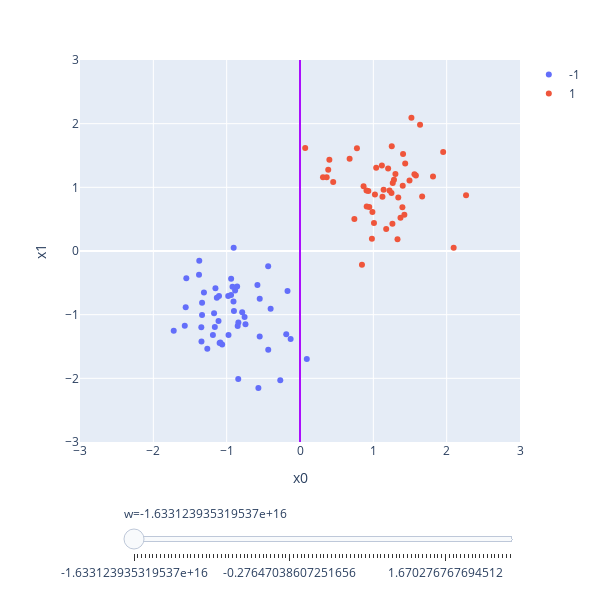

Here is the notebook cell this chart was saved with:
### Markdown cell above
How to use a linear model for classification?

### Code cell
from sklearn.datasets import make_blobs
import plotly.express as px
import plotly.graph_objects as go

X, y = make_blobs(n_samples=100, centers=[[-1, -1], [1, 1]],
                  random_state=1, cluster_std=0.5)
y = np.where(y == 0, -1, 1)

# add an interactive classification line
a = np.linspace(-np.pi/2, np.pi/2, 100)
points = []
for ai in a:
    x00, x01 = -5 * np.cos(ai), 5 * np.cos(ai)
    x10, x11 = -5 * np.sin(ai), 5 * np.sin(ai)
    wi = np.tan(ai)
    points.append([x00, x10, wi])
    points.append([x01, x11, wi])

clf_line = pd.DataFrame(points, columns=['x0', 'x1', 'w'])
fig = px.line(clf_line, x='x0', y='x1', animation_frame='w',
              color_discrete_sequence=px.colors.qualitative.Alphabet,
              width=600, height=600, range_x=[-3, 3], range_y=[-3, 3])

# plot the data points
df = pd.DataFrame(X, columns=['x0', 'x1']).join(
    pd.Series(y, name='target'))
fig.add_traces(px.scatter(df, x='x0', y='x1', color=y.astype(str)).data)

fig.layout.pop('updatemenus')
fig

### Figure 1 — Plotly figure (JSON) as saved in the notebook; plotly's stock layout.template omitted (floating-point values rounded to 4 significant figures)
{"data": [{"hovertemplate": "w=-1.633123935319537e+16<br>x0=%{x}<br>x1=%{y}<extra></extra>", "legendgroup": "", "line": {"color": "#AA0DFE", "dash": "solid"}, "marker": {"symbol": "circle"}, "mode": "lines", "name": "", "orientation": "v", "showlegend": false, "type": "scatter", "x": [-3.062e-16, 3.062e-16], "xaxis": "x", "y": [5, -5], "yaxis": "y"}, {"hovertemplate": "color=-1<br>x0=%{x}<br>x1=%{y}<extra></extra>", "legendgroup": "-1", "marker": {"color": "#636efa", "symbol": "circle"}, "mode": "markers", "name": "-1", "orientation": "v", "showlegend": true, "type": "scatter", "x": [-1.264, -0.9391, -0.9789, -1.096, 0.09279, -1.346, -0.7435, -0.1276, -1.153, -0.9399, -0.8405, -1.061, -0.8499, -0.1701, -0.4005, -1.335, -0.7883, -0.2689, -0.9067, -1.55, -0.4342, -1.336, -0.5496, -0.885, -0.9045, -1.172, -1.086, -1.377, -1.111, -0.8572, -0.4331, -1.104, -1.559, -0.92, -0.1878, -1.31, -0.7557, -1.722, -1.134, -1.161, -0.9746, -0.5492, -0.8422, -1.344, -1.374, -1.571, -0.9009, -0.5805, -0.5673, -1.188], "xaxis": "x", "y": [-1.536, -0.4353, -0.7086, -1.444, -1.698, -1.198, -1.149, -1.381, -0.586, -0.6914, -1.125, -1.468, -1.176, -0.629, -0.9074, -0.8112, -0.9613, -2.03, -0.795, -0.4276, -0.2401, -1.006, -1.342, -0.619, 0.05013, -0.9782, -1.439, -0.3736, -1.1, -0.5574, -1.55, -0.7067, -0.8828, -0.5619, -1.306, -0.651, -1.038, -1.252, -0.7348, -1.192, -1.318, -0.7488, -2.011, -1.423, -0.1538, -1.175, -0.9405, -0.5344, -2.151, -1.319], "yaxis": "y"}, {"hovertemplate": "color=1<br>x0=%{x}<br>x1=%{y}<extra></extra>", "legendgroup": "1", "marker": {"color": "#EF553B", "symbol": "circle"}, "mode": "markers", "name": "1", "orientation": "v", "showlegend": true, "type": "scatter", "x": [0.9448, 1.26, 0.9095, 2.095, 1.396, 0.8669, 1.124, 1.58, 1.009, 1.022, 1.116, 1.252, 1.401, 0.3637, 1.248, 1.265, 1.039, 0.385, 0.3134, 1.175, 1.423, 1.37, 0.9877, 1.519, 0.4004, 1.202, 1.221, 1.434, 1.33, 0.7415, 0.07101, 1.493, 1.301, 1.561, 1.637, 2.264, 1.666, 1.405, 0.7764, 0.4525, 1.952, 0.9067, 0.6765, 1.814, 1.14, 1.281, 0.9807, 0.8449, 0.9318, 1.34], "xaxis": "x", "y": [0.6913, 0.4278, 0.698, 0.05182, 0.6882, 1.016, 0.8517, 1.185, 0.439, 0.8868, 1.341, 1.647, 1.023, 1.157, 0.9126, 1.069, 1.309, 1.275, 1.158, 0.3439, 0.5702, 0.5231, 0.6124, 2.093, 1.432, 1.297, 0.9499, 1.375, 0.1863, 0.5015, 1.618, 1.107, 1.21, 1.204, 1.984, 0.8757, 0.8563, 1.522, 1.612, 1.085, 1.556, 0.9491, 1.451, 1.169, 0.9634, 1.12, 0.1921, -0.2174, 0.9405, 0.8401], "yaxis": "y"}], "layout": {"height": 600, "legend": {"tracegroupgap": 0}, "margin": {"t": 60}, "sliders": [{"active": 0, "currentvalue": {"prefix": "w="}, "len": 0.9, "pad": {"b": 10, "t": 60}, "steps": [{"args": [["-1.633123935319537e+16"], {"frame": {"duration": 0, "redraw": false}, "fromcurrent": true, "mode": "immediate", "transition": {"duration": 0, "easing": "linear"}}], "label": "-1.633123935319537e+16", "method": "animate"}, {"args": [["-31.502100268964977"], {"frame": {"duration": 0, "redraw": false}, "fromcurrent": true, "mode": "immediate", "transition": {"duration": 0, "easing": "linear"}}], "label": "-31.502100268964977", "method": "animate"}, {"args": [["-15.735178176875575"], {"frame": {"duration": 0, "redraw": false}, "fromcurrent": true, "mode": "immediate", "transition": {"duration": 0, "easing": "linear"}}], "label": "-15.735178176875575", "method": "animate"}, {"args": [["-10.472473795143545"], {"frame": {"duration": 0, "redraw": false}, "fromcurrent": true, "mode": "immediate", "transition": {"duration": 0, "easing": "linear"}}], "label": "-10.472473795143545", "method": "animate"}, {"args": [["-7.835813153371813"], {"frame": {"duration": 0, "redraw": false}, "fromcurrent": true, "mode": "immediate", "transition": {"duration": 0, "easing": "linear"}}], "label": "-7.835813153371813", "method": "animate"}, {"args": [["-6.24955800291122"], {"frame": {"duration": 0, "redraw": false}, "fromcurrent": true, "mode": "immediate", "transition": {"duration": 0, "easing": "linear"}}], "label": "-6.24955800291122", "method": "animate"}, {"args": [["-5.188492686434975"], {"frame": {"duration": 0, "redraw": false}, "fromcurrent": true, "mode": "immediate", "transition": {"duration": 0, "easing": "linear"}}], "label": "-5.188492686434975", "method": "animate"}, {"args": [["-4.427522254827928"], {"frame": {"duration": 0, "redraw": false}, "fromcurrent": true, "mode": "immediate", "transition": {"duration": 0, "easing": "linear"}}], "label": "-4.427522254827928", "method": "animate"}, {"args": [["-3.854096989829584"], {"frame": {"duration": 0, "redraw": false}, "fromcurrent": true, "mode": "immediate", "transition": {"duration": 0, "easing": "linear"}}], "label": "-3.854096989829584", "method": "animate"}, {"args": [["-3.4056872388892487"], {"frame": {"duration": 0, "redraw": false}, "fromcurrent": true, "mode": "immediate", "transition": {"duration": 0, "easing": "linear"}}], "label": "-3.4056872388892487", "method": "animate"}, {"args": [["-3.044773343492748"], {"frame": {"duration": 0, "redraw": false}, "fromcurrent": true, "mode": "immediate", "transition": {"duration": 0, "easing": "linear"}}], "label": "-3.044773343492748", "method": "animate"}, {"args": [["-2.7474774194546216"], {"frame": {"duration": 0, "redraw": false}, "fromcurrent": true, "mode": "immediate", "transition": {"duration": 0, "easing": "linear"}}], "label": "-2.7474774194546216", "method": "animate"}, {"args": [["-2.4978792419768476"], {"frame": {"duration": 0, "redraw": false}, "fromcurrent": true, "mode": "immediate", "transition": {"duration": 0, "easing": "linear"}}], "label": "-2.4978792419768476", "method": "animate"}, {"args": [["-2.2849555634443637"], {"frame": {"duration": 0, "redraw": false}, "fromcurrent": true, "mode": "immediate", "transition": {"duration": 0, "easing": "linear"}}], "label": "-2.2849555634443637", "method": "animate"}, {"args": [["-2.1008311473433317"], {"frame": {"duration": 0, "redraw": false}, "fromcurrent": true, "mode": "immediate", "transition": {"duration": 0, "easing": "linear"}}], "label": "-2.1008311473433317", "method": "animate"}, {"args": [["-1.9397293838519312"], {"frame": {"duration": 0, "redraw": false}, "fromcurrent": true, "mode": "immediate", "transition": {"duration": 0, "easing": "linear"}}], "label": "-1.9397293838519312", "method": "animate"}, {"args": [["-1.7973164198478104"], {"frame": {"duration": 0, "redraw": false}, "fromcurrent": true, "mode": "immediate", "transition": {"duration": 0, "easing": "linear"}}], "label": "-1.7973164198478104", "method": "animate"}, {"args": [["-1.6702767676945112"], {"frame": {"duration": 0, "redraw": false}, "fromcurrent": true, "mode": "immediate", "transition": {"duration": 0, "easing": "linear"}}], "label": "-1.6702767676945112", "method": "animate"}, {"args": [["-1.5560303729754414"], {"frame": {"duration": 0, "redraw": false}, "fromcurrent": true, "mode": "immediate", "transition": {"duration": 0, "easing": "linear"}}], "label": "-1.5560303729754414", "method": "animate"}, {"args": [["-1.452539024396838"], {"frame": {"duration": 0, "redraw": false}, "fromcurrent": true, "mode": "immediate", "transition": {"duration": 0, "easing": "linear"}}], "label": "-1.452539024396838", "method": "animate"}, {"args": [["-1.3581708357569418"], {"frame": {"duration": 0, "redraw": false}, "fromcurrent": true, "mode": "immediate", "transition": {"duration": 0, "easing": "linear"}}], "label": "-1.3581708357569418", "method": "animate"}, {"args": [["-1.2716034422611548"], {"frame": {"duration": 0, "redraw": false}, "fromcurrent": true, "mode": "immediate", "transition": {"duration": 0, "easing": "linear"}}], "label": "-1.2716034422611548", "method": "animate"}, {"args": [["-1.19175359259421"], {"frame": {"duration": 0, "redraw": false}, "fromcurrent": true, "mode": "immediate", "transition": {"duration": 0, "easing": "linear"}}], "label": "-1.19175359259421", "method": "animate"}, {"args": [["-1.1177251028447373"], {"frame": {"duration": 0, "redraw": false}, "fromcurrent": true, "mode": "immediate", "transition": {"duration": 0, "easing": "linear"}}], "label": "-1.1177251028447373", "method": "animate"}, {"args": [["-1.0487698163007098"], {"frame": {"duration": 0, "redraw": false}, "fromcurrent": true, "mode": "immediate", "transition": {"duration": 0, "easing": "linear"}}], "label": "-1.0487698163007098", "method": "animate"}, {"args": [["-0.9842579269999703"], {"frame": {"duration": 0, "redraw": false}, "fromcurrent": true, "mode": "immediate", "transition": {"duration": 0, "easing": "linear"}}], "label": "-0.9842579269999703", "method": "animate"}, {"args": [["-0.92365514551901"], {"frame": {"duration": 0, "redraw": false}, "fromcurrent": true, "mode": "immediate", "transition": {"duration": 0, "easing": "linear"}}], "label": "-0.92365514551901", "method": "animate"}, {"args": [["-0.8665049325430627"], {"frame": {"duration": 0, "redraw": false}, "fromcurrent": true, "mode": "immediate", "transition": {"duration": 0, "easing": "linear"}}], "label": "-0.8665049325430627", "method": "animate"}, {"args": [["-0.8124145326873445"], {"frame": {"duration": 0, "redraw": false}, "fromcurrent": true, "mode": "immediate", "transition": {"duration": 0, "easing": "linear"}}], "label": "-0.8124145326873445", "method": "animate"}, {"args": [["-0.7610438906365251"], {"frame": {"duration": 0, "redraw": false}, "fromcurrent": true, "mode": "immediate", "transition": {"duration": 0, "easing": "linear"}}], "label": "-0.7610438906365251", "method": "animate"}, {"args": [["-0.7120967763793672"], {"frame": {"duration": 0, "redraw": false}, "fromcurrent": true, "mode": "immediate", "transition": {"duration": 0, "easing": "linear"}}], "label": "-0.7120967763793672", "method": "animate"}, {"args": [["-0.6653136199713858"], {"frame": {"duration": 0, "redraw": false}, "fromcurrent": true, "mode": "immediate", "transition": {"duration": 0, "easing": "linear"}}], "label": "-0.6653136199713858", "method": "animate"}, {"args": [["-0.6204656810633842"], {"frame": {"duration": 0, "redraw": false}, "fromcurrent": true, "mode": "immediate", "transition": {"duration": 0, "easing": "linear"}}], "label": "-0.6204656810633842", "method": "animate"}, {"args": [["-0.5773502691896255"], {"frame": {"duration": 0, "redraw": false}, "fromcurrent": true, "mode": "immediate", "transition": {"duration": 0, "easing": "linear"}}], "label": "-0.5773502691896255", "method": "animate"}, {"args": [["-0.5357867975289284"], {"frame": {"duration": 0, "redraw": false}, "fromcurrent": true, "mode": "immediate", "transition": {"duration": 0, "easing": "linear"}}], "label": "-0.5357867975289284", "method": "animate"}, {"args": [["-0.4956135024007253"], {"frame": {"duration": 0, "redraw": false}, "fromcurrent": true, "mode": "immediate", "transition": {"duration": 0, "easing": "linear"}}], "label": "-0.4956135024007253", "method": "animate"}, {"args": [["-0.45668469790355526"], {"frame": {"duration": 0, "redraw": false}, "fromcurrent": true, "mode": "immediate", "transition": {"duration": 0, "easing": "linear"}}], "label": "-0.45668469790355526", "method": "animate"}, {"args": [["-0.41886846319525306"], {"frame": {"duration": 0, "redraw": false}, "fromcurrent": true, "mode": "immediate", "transition": {"duration": 0, "easing": "linear"}}], "label": "-0.41886846319525306", "method": "animate"}, {"args": [["-0.38204468133191377"], {"frame": {"duration": 0, "redraw": false}, "fromcurrent": true, "mode": "immediate", "transition": {"duration": 0, "easing": "linear"}}], "label": "-0.38204468133191377", "method": "animate"}, {"args": [["-0.3461033650344124"], {"frame": {"duration": 0, "redraw": false}, "fromcurrent": true, "mode": "immediate", "transition": {"duration": 0, "easing": "linear"}}], "label": "-0.3461033650344124", "method": "animate"}, {"args": [["-0.3109432174745447"], {"frame": {"duration": 0, "redraw": false}, "fromcurrent": true, "mode": "immediate", "transition": {"duration": 0, "easing": "linear"}}], "label": "-0.3109432174745447", "method": "animate"}, {"args": [["-0.27647038607251656"], {"frame": {"duration": 0, "redraw": false}, "fromcurrent": true, "mode": "immediate", "transition": {"duration": 0, "easing": "linear"}}], "label": "-0.27647038607251656", "method": "animate"}, {"args": [["-0.24259737504064868"], {"frame": {"duration": 0, "redraw": false}, "fromcurrent": true, "mode": "immediate", "transition": {"duration": 0, "easing": "linear"}}], "label": "-0.24259737504064868", "method": "animate"}, {"args": [["-0.20924208849009132"], {"frame": {"duration": 0, "redraw": false}, "fromcurrent": true, "mode": "immediate", "transition": {"duration": 0, "easing": "linear"}}], "label": "-0.20924208849009132", "method": "animate"}, {"args": [["-0.176326980708465"], {"frame": {"duration": 0, "redraw": false}, "fromcurrent": true, "mode": "immediate", "transition": {"duration": 0, "easing": "linear"}}], "label": "-0.176326980708465", "method": "animate"}, {"args": [["-0.14377829399497322"], {"frame": {"duration": 0, "redraw": false}, "fromcurrent": true, "mode": "immediate", "transition": {"duration": 0, "easing": "linear"}}], "label": "-0.14377829399497322", "method": "animate"}, {"args": [["-0.11152536741581527"], {"frame": {"duration": 0, "redraw": false}, "fromcurrent": true, "mode": "immediate", "transition": {"duration": 0, "easing": "linear"}}], "label": "-0.11152536741581527", "method": "animate"}, {"args": [["-0.07950000217545125"], {"frame": {"duration": 0, "redraw": false}, "fromcurrent": true, "mode": "immediate", "transition": {"duration": 0, "easing": "linear"}}], "label": "-0.07950000217545125", "method": "animate"}, {"args": [["-0.04763587110842992"], {"frame": {"duration": 0, "redraw": false}, "fromcurrent": true, "mode": "immediate", "transition": {"duration": 0, "easing": "linear"}}], "label": "-0.04763587110842992", "method": "animate"}, {"args": [["-0.01586796117199145"], {"frame": {"duration": 0, "redraw": false}, "fromcurrent": true, "mode": "immediate", "transition": {"duration": 0, "easing": "linear"}}], "label": "-0.01586796117199145", "method": "animate"}, {"args": [["0.01586796117199167"], {"frame": {"duration": 0, "redraw": false}, "fromcurrent": true, "mode": "immediate", "transition": {"duration": 0, "easing": "linear"}}], "label": "0.01586796117199167", "method": "animate"}, {"args": [["0.04763587110843014"], {"frame": {"duration": 0, "redraw": false}, "fromcurrent": true, "mode": "immediate", "transition": {"duration": 0, "easing": "linear"}}], "label": "0.04763587110843014", "method": "animate"}, {"args": [["0.07950000217545147"], {"frame": {"duration": 0, "redraw": false}, "fromcurrent": true, "mode": "immediate", "transition": {"duration": 0, "easing": "linear"}}], "label": "0.07950000217545147", "method": "animate"}, {"args": [["0.11152536741581527"], {"frame": {"duration": 0, "redraw": false}, "fromcurrent": true, "mode": "immediate", "transition": {"duration": 0, "easing": "linear"}}], "label": "0.11152536741581527", "method": "animate"}, {"args": [["0.14377829399497347"], {"frame": {"duration": 0, "redraw": false}, "fromcurrent": true, "mode": "immediate", "transition": {"duration": 0, "easing": "linear"}}], "label": "0.14377829399497347", "method": "animate"}, {"args": [["0.176326980708465"], {"frame": {"duration": 0, "redraw": false}, "fromcurrent": true, "mode": "immediate", "transition": {"duration": 0, "easing": "linear"}}], "label": "0.176326980708465", "method": "animate"}, {"args": [["0.20924208849009154"], {"frame": {"duration": 0, "redraw": false}, "fromcurrent": true, "mode": "immediate", "transition": {"duration": 0, "easing": "linear"}}], "label": "0.20924208849009154", "method": "animate"}, {"args": [["0.24259737504064868"], {"frame": {"duration": 0, "redraw": false}, "fromcurrent": true, "mode": "immediate", "transition": {"duration": 0, "easing": "linear"}}], "label": "0.24259737504064868", "method": "animate"}, {"args": [["0.2764703860725168"], {"frame": {"duration": 0, "redraw": false}, "fromcurrent": true, "mode": "immediate", "transition": {"duration": 0, "easing": "linear"}}], "label": "0.2764703860725168", "method": "animate"}, {"args": [["0.3109432174745447"], {"frame": {"duration": 0, "redraw": false}, "fromcurrent": true, "mode": "immediate", "transition": {"duration": 0, "easing": "linear"}}], "label": "0.3109432174745447", "method": "animate"}, {"args": [["0.3461033650344127"], {"frame": {"duration": 0, "redraw": false}, "fromcurrent": true, "mode": "immediate", "transition": {"duration": 0, "easing": "linear"}}], "label": "0.3461033650344127", "method": "animate"}, {"args": [["0.38204468133191377"], {"frame": {"duration": 0, "redraw": false}, "fromcurrent": true, "mode": "immediate", "transition": {"duration": 0, "easing": "linear"}}], "label": "0.38204468133191377", "method": "animate"}, {"args": [["0.41886846319525334"], {"frame": {"duration": 0, "redraw": false}, "fromcurrent": true, "mode": "immediate", "transition": {"duration": 0, "easing": "linear"}}], "label": "0.41886846319525334", "method": "animate"}, {"args": [["0.45668469790355526"], {"frame": {"duration": 0, "redraw": false}, "fromcurrent": true, "mode": "immediate", "transition": {"duration": 0, "easing": "linear"}}], "label": "0.45668469790355526", "method": "animate"}, {"args": [["0.4956135024007256"], {"frame": {"duration": 0, "redraw": false}, "fromcurrent": true, "mode": "immediate", "transition": {"duration": 0, "easing": "linear"}}], "label": "0.4956135024007256", "method": "animate"}, {"args": [["0.5357867975289284"], {"frame": {"duration": 0, "redraw": false}, "fromcurrent": true, "mode": "immediate", "transition": {"duration": 0, "easing": "linear"}}], "label": "0.5357867975289284", "method": "animate"}, {"args": [["0.5773502691896262"], {"frame": {"duration": 0, "redraw": false}, "fromcurrent": true, "mode": "immediate", "transition": {"duration": 0, "easing": "linear"}}], "label": "0.5773502691896262", "method": "animate"}, {"args": [["0.6204656810633844"], {"frame": {"duration": 0, "redraw": false}, "fromcurrent": true, "mode": "immediate", "transition": {"duration": 0, "easing": "linear"}}], "label": "0.6204656810633844", "method": "animate"}, {"args": [["0.6653136199713859"], {"frame": {"duration": 0, "redraw": false}, "fromcurrent": true, "mode": "immediate", "transition": {"duration": 0, "easing": "linear"}}], "label": "0.6653136199713859", "method": "animate"}, {"args": [["0.7120967763793672"], {"frame": {"duration": 0, "redraw": false}, "fromcurrent": true, "mode": "immediate", "transition": {"duration": 0, "easing": "linear"}}], "label": "0.7120967763793672", "method": "animate"}, {"args": [["0.7610438906365257"], {"frame": {"duration": 0, "redraw": false}, "fromcurrent": true, "mode": "immediate", "transition": {"duration": 0, "easing": "linear"}}], "label": "0.7610438906365257", "method": "animate"}, {"args": [["0.8124145326873449"], {"frame": {"duration": 0, "redraw": false}, "fromcurrent": true, "mode": "immediate", "transition": {"duration": 0, "easing": "linear"}}], "label": "0.8124145326873449", "method": "animate"}, {"args": [["0.8665049325430629"], {"frame": {"duration": 0, "redraw": false}, "fromcurrent": true, "mode": "immediate", "transition": {"duration": 0, "easing": "linear"}}], "label": "0.8665049325430629", "method": "animate"}, {"args": [["0.92365514551901"], {"frame": {"duration": 0, "redraw": false}, "fromcurrent": true, "mode": "immediate", "transition": {"duration": 0, "easing": "linear"}}], "label": "0.92365514551901", "method": "animate"}, {"args": [["0.984257926999971"], {"frame": {"duration": 0, "redraw": false}, "fromcurrent": true, "mode": "immediate", "transition": {"duration": 0, "easing": "linear"}}], "label": "0.984257926999971", "method": "animate"}, {"args": [["1.0487698163007102"], {"frame": {"duration": 0, "redraw": false}, "fromcurrent": true, "mode": "immediate", "transition": {"duration": 0, "easing": "linear"}}], "label": "1.0487698163007102", "method": "animate"}, {"args": [["1.1177251028447373"], {"frame": {"duration": 0, "redraw": false}, "fromcurrent": true, "mode": "immediate", "transition": {"duration": 0, "easing": "linear"}}], "label": "1.1177251028447373", "method": "animate"}, {"args": [["1.1917535925942095"], {"frame": {"duration": 0, "redraw": false}, "fromcurrent": true, "mode": "immediate", "transition": {"duration": 0, "easing": "linear"}}], "label": "1.1917535925942095", "method": "animate"}, {"args": [["1.2716034422611555"], {"frame": {"duration": 0, "redraw": false}, "fromcurrent": true, "mode": "immediate", "transition": {"duration": 0, "easing": "linear"}}], "label": "1.2716034422611555", "method": "animate"}, {"args": [["1.358170835756942"], {"frame": {"duration": 0, "redraw": false}, "fromcurrent": true, "mode": "immediate", "transition": {"duration": 0, "easing": "linear"}}], "label": "1.358170835756942", "method": "animate"}, {"args": [["1.452539024396838"], {"frame": {"duration": 0, "redraw": false}, "fromcurrent": true, "mode": "immediate", "transition": {"duration": 0, "easing": "linear"}}], "label": "1.452539024396838", "method": "animate"}, {"args": [["1.5560303729754426"], {"frame": {"duration": 0, "redraw": false}, "fromcurrent": true, "mode": "immediate", "transition": {"duration": 0, "easing": "linear"}}], "label": "1.5560303729754426", "method": "animate"}, {"args": [["1.670276767694512"], {"frame": {"duration": 0, "redraw": false}, "fromcurrent": true, "mode": "immediate", "transition": {"duration": 0, "easing": "linear"}}], "label": "1.670276767694512", "method": "animate"}, {"args": [["1.7973164198478104"], {"frame": {"duration": 0, "redraw": false}, "fromcurrent": true, "mode": "immediate", "transition": {"duration": 0, "easing": "linear"}}], "label": "1.7973164198478104", "method": "animate"}, {"args": [["1.9397293838519312"], {"frame": {"duration": 0, "redraw": false}, "fromcurrent": true, "mode": "immediate", "transition": {"duration": 0, "easing": "linear"}}], "label": "1.9397293838519312", "method": "animate"}, {"args": [["2.1008311473433343"], {"frame": {"duration": 0, "redraw": false}, "fromcurrent": true, "mode": "immediate", "transition": {"duration": 0, "easing": "linear"}}], "label": "2.1008311473433343", "method": "animate"}, {"args": [["2.284955563444365"], {"frame": {"duration": 0, "redraw": false}, "fromcurrent": true, "mode": "immediate", "transition": {"duration": 0, "easing": "linear"}}], "label": "2.284955563444365", "method": "animate"}, {"args": [["2.4978792419768476"], {"frame": {"duration": 0, "redraw": false}, "fromcurrent": true, "mode": "immediate", "transition": {"duration": 0, "easing": "linear"}}], "label": "2.4978792419768476", "method": "animate"}, {"args": [["2.7474774194546216"], {"frame": {"duration": 0, "redraw": false}, "fromcurrent": true, "mode": "immediate", "transition": {"duration": 0, "easing": "linear"}}], "label": "2.7474774194546216", "method": "animate"}, {"args": [["3.0447733434927504"], {"frame": {"duration": 0, "redraw": false}, "fromcurrent": true, "mode": "immediate", "transition": {"duration": 0, "easing": "linear"}}], "label": "3.0447733434927504", "method": "animate"}, {"args": [["3.4056872388892514"], {"frame": {"duration": 0, "redraw": false}, "fromcurrent": true, "mode": "immediate", "transition": {"duration": 0, "easing": "linear"}}], "label": "3.4056872388892514", "method": "animate"}, {"args": [["3.854096989829584"], {"frame": {"duration": 0, "redraw": false}, "fromcurrent": true, "mode": "immediate", "transition": {"duration": 0, "easing": "linear"}}], "label": "3.854096989829584", "method": "animate"}, {"args": [["4.427522254827928"], {"frame": {"duration": 0, "redraw": false}, "fromcurrent": true, "mode": "immediate", "transition": {"duration": 0, "easing": "linear"}}], "label": "4.427522254827928", "method": "animate"}, {"args": [["5.188492686434981"], {"frame": {"duration": 0, "redraw": false}, "fromcurrent": true, "mode": "immediate", "transition": {"duration": 0, "easing": "linear"}}], "label": "5.188492686434981", "method": "animate"}, {"args": [["6.249558002911229"], {"frame": {"duration": 0, "redraw": false}, "fromcurrent": true, "mode": "immediate", "transition": {"duration": 0, "easing": "linear"}}], "label": "6.249558002911229", "method": "animate"}, {"args": [["7.835813153371813"], {"frame": {"duration": 0, "redraw": false}, "fromcurrent": true, "mode": "immediate", "transition": {"duration": 0, "easing": "linear"}}], "label": "7.835813153371813", "method": "animate"}, {"args": [["10.472473795143594"], {"frame": {"duration": 0, "redraw": false}, "fromcurrent": true, "mode": "immediate", "transition": {"duration": 0, "easing": "linear"}}], "label": "10.472473795143594", "method": "animate"}, {"args": [["15.73517817687563"], {"frame": {"duration": 0, "redraw": false}, "fromcurrent": true, "mode": "immediate", "transition": {"duration": 0, "easing": "linear"}}], "label": "15.73517817687563", "method": "animate"}, {"args": [["31.502100268965197"], {"frame": {"duration": 0, "redraw": false}, "fromcurrent": true, "mode": "immediate", "transition": {"duration": 0, "easing": "linear"}}], "label": "31.502100268965197", "method": "animate"}, {"args": [["1.633123935319537e+16"], {"frame": {"duration": 0, "redraw": false}, "fromcurrent": true, "mode": "immediate", "transition": {"duration": 0, "easing": "linear"}}], "label": "1.633123935319537e+16", "method": "animate"}], "x": 0.1, "xanchor": "left", "y": 0, "yanchor": "top"}], "width": 600, "xaxis": {"anchor": "y", "domain": [0, 1], "range": [-3, 3], "title": {"text": "x0"}}, "yaxis": {"anchor": "x", "domain": [0, 1], "range": [-3, 3], "title": {"text": "x1"}}}}
